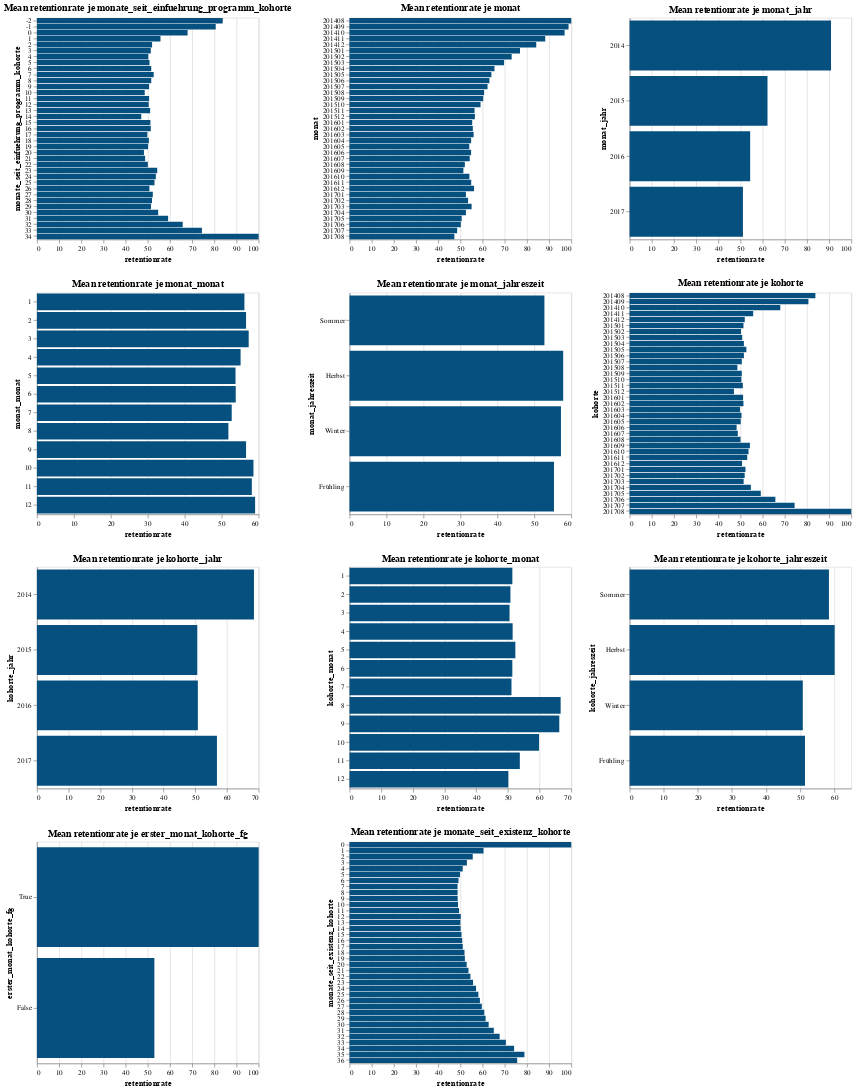

This figure's notebook cell:
### Markdown cell above
#### Categoric Data

### Code cell
charts_cat = []

for cat in list_category:
    # Erstellen einer Kopie des df für die Verarbeitung
    temp_data = data.copy()
    if temp_data[cat].dtype == bool:
        temp_data[cat] = temp_data[cat].astype(str)  # Wandelt boolesche Werte in Strings um
    
    # Prüfen, ob die Kategorie numerisch sortiert werden soll
    try:
        # Versuche, die Kategorie-Werte in numerische Form zu bringen
        sort_order = sorted(temp_data[cat].unique(), key=lambda x: float(x))
    except ValueError:
        # Wenn nicht numerisch, lasse die Sortierung standardmäßig
        sort_order = None
    
    # Erstellen des Diagramms
    chart = alt.Chart(temp_data).mark_bar(color=color1).encode(
        x=alt.X(f'mean({y_label}):Q', title=y_label),
        y=alt.Y(f'{cat}', title=cat, sort=sort_order),
        tooltip=[
        alt.Tooltip(f'{cat}:N', title='Kategorie'),  # Kategorie anzeigen
        alt.Tooltip(f'mean({y_label}):Q', title='Mittelwert', format=".2f"),  # Mittelwert mit 2 Dezimalstellen
        alt.Tooltip(f'count():Q', title='Anzahl Zeilen für Mittelwert') # Wie viele Werte sind in den Mittelwert eingeflossen?
    ]
    ).properties(
        title=f'Mean {y_label} je {cat}',
        width=300,
        height=300
    ).interactive()
    
    charts_cat.append(chart)

grid_chart_cat = alt.concat(*charts_cat, columns=3)
grid_chart_cat.display()

### Figure 1 — Vega-Lite specification as saved in the notebook (floating-point values rounded to 4 significant figures; data arrays with more than 128 entries replaced by an {"elided": "..."} marker saying what was removed)
{"config": {"view": {"continuousWidth": 300, "continuousHeight": 300}}, "concat": [{"data": {"name": "data-a2c2e10a99d44d78ba264a4274abdc6d"}, "mark": {"type": "bar", "color": "#06507F"}, "encoding": {"tooltip": [{"field": "monate_seit_einfuehrung_programm_kohorte", "title": "Kategorie", "type": "nominal"}, {"aggregate": "mean", "field": "retentionrate", "format": ".2f", "title": "Mittelwert", "type": "quantitative"}, {"aggregate": "count", "title": "Anzahl Zeilen für Mittelwert", "type": "quantitative"}], "x": {"aggregate": "mean", "field": "retentionrate", "title": "retentionrate", "type": "quantitative"}, "y": {"field": "monate_seit_einfuehrung_programm_kohorte", "sort": ["-2", "-1", "0", "1", "2", "3", "4", "5", "6", "7", "8", "9", "10", "11", "12", "13", "14", "15", "16", "17", "18", "19", "20", "21", "22", "23", "24", "25", "26", "27", "28", "29", "30", "31", "32", "33", "34"], "title": "monate_seit_einfuehrung_programm_kohorte", "type": "nominal"}}, "height": 300, "name": "view_624", "title": "Mean retentionrate je monate_seit_einfuehrung_programm_kohorte", "width": 300}, {"data": {"name": "data-a2c2e10a99d44d78ba264a4274abdc6d"}, "mark": {"type": "bar", "color": "#06507F"}, "encoding": {"tooltip": [{"field": "monat", "title": "Kategorie", "type": "nominal"}, {"aggregate": "mean", "field": "retentionrate", "format": ".2f", "title": "Mittelwert", "type": "quantitative"}, {"aggregate": "count", "title": "Anzahl Zeilen für Mittelwert", "type": "quantitative"}], "x": {"aggregate": "mean", "field": "retentionrate", "title": "retentionrate", "type": "quantitative"}, "y": {"field": "monat", "sort": ["201408", "201409", "201410", "201411", "201412", "201501", "201502", "201503", "201504", "201505", "201506", "201507", "201508", "201509", "201510", "201511", "201512", "201601", "201602", "201603", "201604", "201605", "201606", "201607", "201608", "201609", "201610", "201611", "201612", "201701", "201702", "201703", "201704", "201705", "201706", "201707", "201708"], "title": "monat", "type": "nominal"}}, "height": 300, "name": "view_625", "title": "Mean retentionrate je monat", "width": 300}, {"data": {"name": "data-a2c2e10a99d44d78ba264a4274abdc6d"}, "mark": {"type": "bar", "color": "#06507F"}, "encoding": {"tooltip": [{"field": "monat_jahr", "title": "Kategorie", "type": "nominal"}, {"aggregate": "mean", "field": "retentionrate", "format": ".2f", "title": "Mittelwert", "type": "quantitative"}, {"aggregate": "count", "title": "Anzahl Zeilen für Mittelwert", "type": "quantitative"}], "x": {"aggregate": "mean", "field": "retentionrate", "title": "retentionrate", "type": "quantitative"}, "y": {"field": "monat_jahr", "sort": ["2014", "2015", "2016", "2017"], "title": "monat_jahr", "type": "nominal"}}, "height": 300, "name": "view_626", "title": "Mean retentionrate je monat_jahr", "width": 300}, {"data": {"name": "data-a2c2e10a99d44d78ba264a4274abdc6d"}, "mark": {"type": "bar", "color": "#06507F"}, "encoding": {"tooltip": [{"field": "monat_monat", "title": "Kategorie", "type": "nominal"}, {"aggregate": "mean", "field": "retentionrate", "format": ".2f", "title": "Mittelwert", "type": "quantitative"}, {"aggregate": "count", "title": "Anzahl Zeilen für Mittelwert", "type": "quantitative"}], "x": {"aggregate": "mean", "field": "retentionrate", "title": "retentionrate", "type": "quantitative"}, "y": {"field": "monat_monat", "sort": ["1", "2", "3", "4", "5", "6", "7", "8", "9", "10", "11", "12"], "title": "monat_monat", "type": "nominal"}}, "height": 300, "name": "view_627", "title": "Mean retentionrate je monat_monat", "width": 300}, {"data": {"name": "data-a2c2e10a99d44d78ba264a4274abdc6d"}, "mark": {"type": "bar", "color": "#06507F"}, "encoding": {"tooltip": [{"field": "monat_jahreszeit", "title": "Kategorie", "type": "nominal"}, {"aggregate": "mean", "field": "retentionrate", "format": ".2f", "title": "Mittelwert", "type": "quantitative"}, {"aggregate": "count", "title": "Anzahl Zeilen für Mittelwert", "type": "quantitative"}], "x": {"aggregate": "mean", "field": "retentionrate", "title": "retentionrate", "type": "quantitative"}, "y": {"field": "monat_jahreszeit", "sort": null, "title": "monat_jahreszeit", "type": "nominal"}}, "height": 300, "name": "view_628", "title": "Mean retentionrate je monat_jahreszeit", "width": 300}, {"data": {"name": "data-a2c2e10a99d44d78ba264a4274abdc6d"}, "mark": {"type": "bar", "color": "#06507F"}, "encoding": {"tooltip": [{"field": "kohorte", "title": "Kategorie", "type": "nominal"}, {"aggregate": "mean", "field": "retentionrate", "format": ".2f", "title": "Mittelwert", "type": "quantitative"}, {"aggregate": "count", "title": "Anzahl Zeilen für Mittelwert", "type": "quantitative"}], "x": {"aggregate": "mean", "field": "retentionrate", "title": "retentionrate", "type": "quantitative"}, "y": {"field": "kohorte", "sort": ["201408", "201409", "201410", "201411", "201412", "201501", "201502", "201503", "201504", "201505", "201506", "201507", "201508", "201509", "201510", "201511", "201512", "201601", "201602", "201603", "201604", "201605", "201606", "201607", "201608", "201609", "201610", "201611", "201612", "201701", "201702", "201703", "201704", "201705", "201706", "201707", "201708"], "title": "kohorte", "type": "nominal"}}, "height": 300, "name": "view_629", "title": "Mean retentionrate je kohorte", "width": 300}, {"data": {"name": "data-a2c2e10a99d44d78ba264a4274abdc6d"}, "mark": {"type": "bar", "color": "#06507F"}, "encoding": {"tooltip": [{"field": "kohorte_jahr", "title": "Kategorie", "type": "nominal"}, {"aggregate": "mean", "field": "retentionrate", "format": ".2f", "title": "Mittelwert", "type": "quantitative"}, {"aggregate": "count", "title": "Anzahl Zeilen für Mittelwert", "type": "quantitative"}], "x": {"aggregate": "mean", "field": "retentionrate", "title": "retentionrate", "type": "quantitative"}, "y": {"field": "kohorte_jahr", "sort": ["2014", "2015", "2016", "2017"], "title": "kohorte_jahr", "type": "nominal"}}, "height": 300, "name": "view_630", "title": "Mean retentionrate je kohorte_jahr", "width": 300}, {"data": {"name": "data-a2c2e10a99d44d78ba264a4274abdc6d"}, "mark": {"type": "bar", "color": "#06507F"}, "encoding": {"tooltip": [{"field": "kohorte_monat", "title": "Kategorie", "type": "nominal"}, {"aggregate": "mean", "field": "retentionrate", "format": ".2f", "title": "Mittelwert", "type": "quantitative"}, {"aggregate": "count", "title": "Anzahl Zeilen für Mittelwert", "type": "quantitative"}], "x": {"aggregate": "mean", "field": "retentionrate", "title": "retentionrate", "type": "quantitative"}, "y": {"field": "kohorte_monat", "sort": ["1", "2", "3", "4", "5", "6", "7", "8", "9", "10", "11", "12"], "title": "kohorte_monat", "type": "nominal"}}, "height": 300, "name": "view_631", "title": "Mean retentionrate je kohorte_monat", "width": 300}, {"data": {"name": "data-a2c2e10a99d44d78ba264a4274abdc6d"}, "mark": {"type": "bar", "color": "#06507F"}, "encoding": {"tooltip": [{"field": "kohorte_jahreszeit", "title": "Kategorie", "type": "nominal"}, {"aggregate": "mean", "field": "retentionrate", "format": ".2f", "title": "Mittelwert", "type": "quantitative"}, {"aggregate": "count", "title": "Anzahl Zeilen für Mittelwert", "type": "quantitative"}], "x": {"aggregate": "mean", "field": "retentionrate", "title": "retentionrate", "type": "quantitative"}, "y": {"field": "kohorte_jahreszeit", "sort": null, "title": "kohorte_jahreszeit", "type": "nominal"}}, "height": 300, "name": "view_632", "title": "Mean retentionrate je kohorte_jahreszeit", "width": 300}, {"data": {"name": "data-9de5fb416fed2b6a936bdbe203bf146e"}, "mark": {"type": "bar", "color": "#06507F"}, "encoding": {"tooltip": [{"field": "erster_monat_kohorte_fg", "title": "Kategorie", "type": "nominal"}, {"aggregate": "mean", "field": "retentionrate", "format": ".2f", "title": "Mittelwert", "type": "quantitative"}, {"aggregate": "count", "title": "Anzahl Zeilen für Mittelwert", "type": "quantitative"}], "x": {"aggregate": "mean", "field": "retentionrate", "title": "retentionrate", "type": "quantitative"}, "y": {"field": "erster_monat_kohorte_fg", "sort": null, "title": "erster_monat_kohorte_fg", "type": "nominal"}}, "height": 300, "name": "view_633", "title": "Mean retentionrate je erster_monat_kohorte_fg", "width": 300}, {"data": {"name": "data-a2c2e10a99d44d78ba264a4274abdc6d"}, "mark": {"type": "bar", "color": "#06507F"}, "encoding": {"tooltip": [{"field": "monate_seit_existenz_kohorte", "title": "Kategorie", "type": "nominal"}, {"aggregate": "mean", "field": "retentionrate", "format": ".2f", "title": "Mittelwert", "type": "quantitative"}, {"aggregate": "count", "title": "Anzahl Zeilen für Mittelwert", "type": "quantitative"}], "x": {"aggregate": "mean", "field": "retentionrate", "title": "retentionrate", "type": "quantitative"}, "y": {"field": "monate_seit_existenz_kohorte", "sort": ["0", "1", "2", "3", "4", "5", "6", "7", "8", "9", "10", "11", "12", "13", "14", "15", "16", "17", "18", "19", "20", "21", "22", "23", "24", "25", "26", "27", "28", "29", "30", "31", "32", "33", "34", "35", "36"], "title": "monate_seit_existenz_kohorte", "type": "nominal"}}, "height": 300, "name": "view_634", "title": "Mean retentionrate je monate_seit_existenz_kohorte", "width": 300}], "columns": 3, "params": [{"name": "param_645", "select": {"type": "interval", "encodings": ["x", "y"]}, "bind": "scales", "views": ["view_624"]}, {"name": "param_646", "select": {"type": "interval", "encodings": ["x", "y"]}, "bind": "scales", "views": ["view_625"]}, {"name": "param_647", "select": {"type": "interval", "encodings": ["x", "y"]}, "bind": "scales", "views": ["view_626"]}, {"name": "param_648", "select": {"type": "interval", "encodings": ["x", "y"]}, "bind": "scales", "views": ["view_627"]}, {"name": "param_649", "select": {"type": "interval", "encodings": ["x", "y"]}, "bind": "scales", "views": ["view_628"]}, {"name": "param_650", "select": {"type": "interval", "encodings": ["x", "y"]}, "bind": "scales", "views": ["view_629"]}, {"name": "param_651", "select": {"type": "interval", "encodings": ["x", "y"]}, "bind": "scales", "views": ["view_630"]}, {"name": "param_652", "select": {"type": "interval", "encodings": ["x", "y"]}, "bind": "scales", "views": ["view_631"]}, {"name": "param_653", "select": {"type": "interval", "encodings": ["x", "y"]}, "bind": "scales", "views": ["view_632"]}, {"name": "param_654", "select": {"type": "interval", "encodings": ["x", "y"]}, "bind": "scales", "views": ["view_633"]}, {"name": "param_655", "select": {"type": "interval", "encodings": ["x", "y"]}, "bind": "scales", "views": ["view_634"]}], "$schema": "https://vega.github.io/schema/vega-lite/v5.20.1.json", "datasets": {"data-a2c2e10a99d44d78ba264a4274abdc6d": {"elided": "703 records"}, "data-9de5fb416fed2b6a936bdbe203bf146e": {"elided": "703 records"}}}
